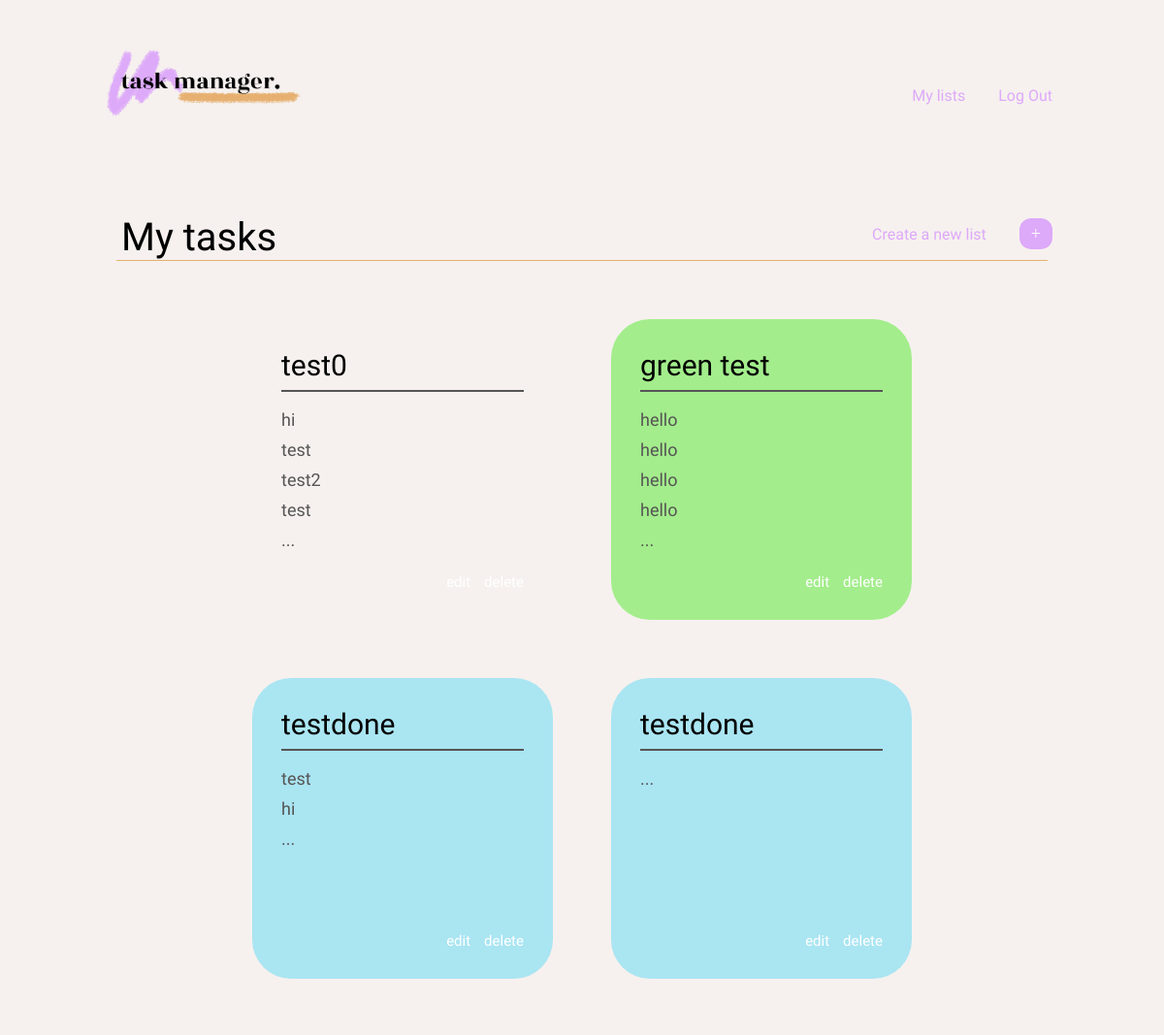
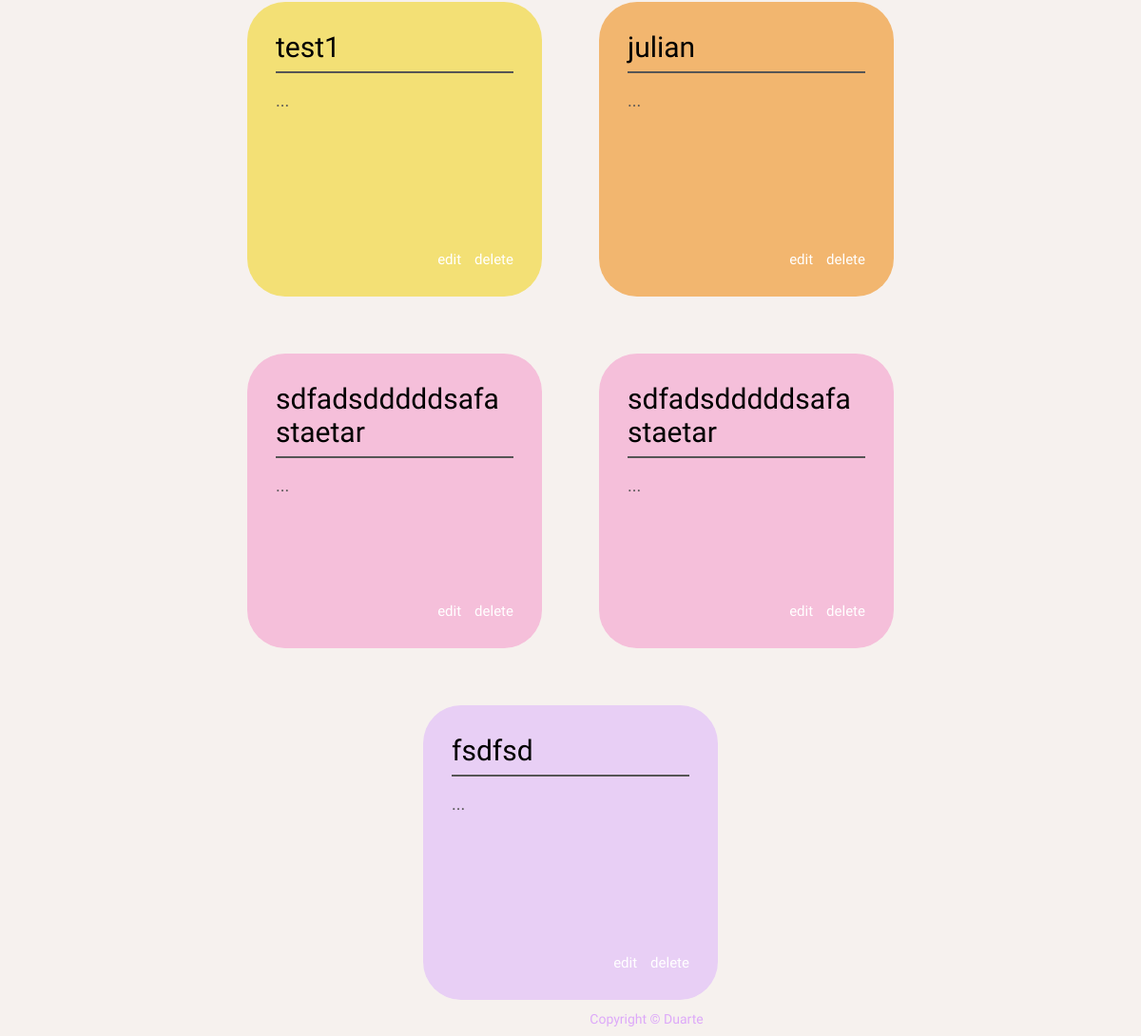
/ (signed in), run on the app's committed database (2 pictures, top to bottom).
### tables this page shows
CREATE TABLE lists (
id INTEGER PRIMARY KEY AUTOINCREMENT NOT NULL,
user_id INTEGER REFERENCES users(id),
title TEXT NOT NULL, 
color TEXT NOT NULL,
date DATE NOT NULL);

CREATE TABLE tasks (
id INTEGER PRIMARY KEY AUTOINCREMENT NOT NULL,
list_id INTEGER REFERENCES lists(id),
task TEXT NOT NULL, 
checkbox BOOLEAN NOT NULL);

### app.py (the view)
@app.route("/")
@login_required
def index():
    tasks_all = []
    lists = db.execute("SELECT * FROM lists WHERE user_id = :user_id",
                           user_id=session["user_id"])
    if lists:
        for list in lists:
            tasks = db.execute("SELECT * FROM tasks WHERE list_id = :list_id",list_id=list["id"])
            list_dict = {"title": list["title"], "color": list["color"], "id": list["id"]}
            if tasks:
                for i, task in enumerate(tasks):
                    list_dict[f"task{i}"] = task["task"]
            tasks_all.append(list_dict)
    return render_template("index.html", tasks_all=tasks_all)

### app.py (called while the page is built)
def login_required(f):
    @wraps(f)
    def decorated_function(*args, **kwargs):
        if session.get("user_id") is None:
            return redirect("/login")
        return f(*args, **kwargs)
    return decorated_function

### templates/index.html (shortened to what this page needs)
{% extends "layout.html" %}
{% block main %}
    <div class="navdiv">
        <h5 class= "title title-index">My tasks</h5>
        <ul>
            <li class="nav-bar nav-text"> Create a new list</li>
            <li class="nav-bar"><a href="/create" class="plusbutton">+</a></li>
        </ul>
    </div>
    <hr class="indexline">
    {% if tasks_all %}
        <div class="container">
            {% for list_dict in tasks_all %}
                <div class="card {{ list_dict.color }}">
                    <div>
                        <h3 class="card-title">{{ list_dict.title }}</h3>
                        <hr class="cardline">
                    </div>
                    {% for i in range(4) %}
                        {% if list_dict.get('task' ~ i) %}
                            <p class="card-text">{{ list_dict['task' ~ i] }}</p>
                        {% endif %}
                    {% endfor %}
                    <p class="card-text">...</p>
                    <div class="card-container">
                        <a class="card-action" href="/edit/{{ list_dict.id }}">edit</a>
                        <a class="card-action" href="/delete/{{ list_dict.id }}">delete</a>
                    </div>
                </div>
            {% endfor %}
        </div>
    {% else %}
        <div class="center">
            <p class="title nolists">You don't have any lists.</p>
        </div>
    {% endif %}
{% endblock %}

### templates/layout.html (shortened to what this page needs)
<!DOCTYPE html>
<html lang="en">
    <head>
        <link href="/static/styles.css" rel="stylesheet">
    </head>
    <body class="background">
        <nav>
            <div>
                <div class="navdiv">
                    {% if session["user_id"] %}
                        <a href="/"><img class="logo" src="{{ url_for('static', filename='logo design.png') }}"></a>
                        <ul>
                            <li class="nav-bar"><a class="nav-text"href="/">My lists</a></li>
                            <li class="nav-bar"><a class="nav-text"href="/logout">Log Out</a></li>
                        </ul>
                    {% endif %}
                </div>
            </div>
        </nav>
        <main>
            {% block main %}{% endblock %}
        </main>
    </body>
    <footer class="footer">
        <div>
            Copyright &#169; Duarte
        </div>
    </footer>
</html>

### static/styles.css (style rules this page uses)
.title { font-family: "Rozha One", serif; font-weight: 400; font-style: normal; }
.title-index { font-size: 40px; margin-left: 45px; margin-bottom: 0; }
.nav-text { font-family: "Zen Kaku Gothic New", sans-serif; font-weight: 400; font-style: normal; font-size: 16px; color: #dda9f9; text-decoration: none; cursor: pointer; }
.navdiv { display: flex; align-items: flex-end; justify-content: space-between; margin-top: 30px; margin-right: 35px; margin-bottom: 0px; }
.nav-bar { list-style: none; display: inline-block; margin-left: 30px; }
.navdiv + .indexline { margin-top: 0px; margin-bottom: 30px; }
.logo { width: 200px; margin-top: 20px; margin-left: 30px; }
.plusbutton { text-decoration: none; width: 40px; background-color: #dda9f9; color: white; padding: 6px 12px; border: none; border-radius: 12px; cursor: pointer; text-align: center; font-size: 18px; }
.indexline { border: none; height: 1.5px; background-color: #e6b070; margin: 0px 40px 0px; padding: 0; }
.background { background-color: #f6f1ee; margin-left: 80px; margin-right: 80px; }
.footer { font-family: "Zen Kaku Gothic New", sans-serif; font-weight: 400; font-style: normal; font-size: 14px; color: #dda9f9; width: 100%; position: fixed; bottom: 10px; text-align: center; }
.green { background-color: #a3ed8c; }
.purple { background-color: #e8cff5; }
.yellow { background-color: #f3e075; }
.blue { background-color: #aae5f2; }
.orange { background-color: #f2b66f; }
.pink { background-color: #f5bfda; }
.container { display: flex; flex-direction: row; flex-wrap: wrap; justify-content: center; overflow: auto; }
.card { padding: 30px; width: 250px; height: 250px; margin: 30px; text-align: left; border-radius: 40px; display: flex; align-content: space-between; flex-direction: column; position: relative; }
.card-title { font-family: "Rozha One", serif; font-weight: 400; font-style: normal; font-size: 30px; color: #000000; padding: 0; margin: 0; word-wrap: break-word; }
.cardline { border: none; height: 1.2px; background-color: #565555; padding: 0; margin-bottom: 25px; }
.card-action { font-family: "Zen Kaku Gothic New", sans-serif; font-weight: 400; font-style: normal; font-size: 15px; color: white; text-decoration: none; cursor: pointer; margin-left: 10px; padding: 0; }
.card-text { font-family: "Zen Kaku Gothic New", sans-serif; font-weight: 400; font-style: normal; font-size: 18px; color: #565555; white-space: nowrap; word-wrap: break-word; overflow: hidden; text-overflow: ellipsis; line-height: 1; margin-top: -5px; padding-top: 0; }
.card-container { align-self: flex-end; position: absolute; bottom: 30px; right: 30px; }

### data on the page
lists: title "test0"
tasks: task "hi"
tasks: task "test"
tasks: task "test2"
tasks: task "test"
lists: title "green test"
tasks: task "hello"
tasks: task "hello"
tasks: task "hello"
tasks: task "hello"
lists: title "testdone"
tasks: task "test"
tasks: task "hi"
lists: title "testdone"
lists: title "test1"
lists: title "julian"
lists: title "sdfadsdddddsafastaetar"
lists: title "sdfadsdddddsafastaetar"
lists: title "fsdfsd"
